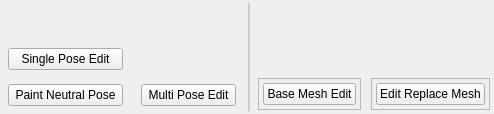
               <widget class="QFrame" name="pose_edit_mode_main_frame">
                <property name="frameShape">
                 <enum>QFrame::NoFrame</enum>
                </property>
                <property name="frameShadow">
                 <enum>QFrame::Raised</enum>
                </property>
                <layout class="QHBoxLayout" name="horizontalLayout_11">
                 <property name="leftMargin">
                  <number>2</number>
                 </property>
                 <property name="topMargin">
                  <number>2</number>
                 </property>
                 <property name="rightMargin">
                  <number>2</number>
                 </property>
                 <property name="bottomMargin">
                  <number>2</number>
                 </property>
                 <item>
                  <widget class="QFrame" name="single_edit_frame">
                   <property name="frameShape">
                    <enum>QFrame::NoFrame</enum>
                   </property>
                   <property name="frameShadow">
                    <enum>QFrame::Raised</enum>
                   </property>
                   <layout class="QVBoxLayout" name="verticalLayout_19">
                    <property name="leftMargin">
                     <number>2</number>
                    </property>
                    <property name="topMargin">
                     <number>2</number>
                    </property>
                    <property name="rightMargin">
                     <number>2</number>
                    </property>
                    <property name="bottomMargin">
                     <number>2</number>
                    </property>
                    <item>
                     <spacer name="verticalSpacer_10">
                      <property name="orientation">
                       <enum>Qt::Vertical</enum>
                      </property>
                      <property name="sizeHint" stdset="0">
                       <size>
                        <width>20</width>
                        <height>40</height>
                       </size>
                      </property>
                     </spacer>
                    </item>
                    <item>
                     <widget class="QFrame" name="single_edit_color_frame">
                      <property name="frameShape">
                       <enum>QFrame::NoFrame</enum>
                      </property>
                      <property name="frameShadow">
                       <enum>QFrame::Raised</enum>
                      </property>
                      <layout class="QHBoxLayout" name="horizontalLayout_14">
                       <property name="leftMargin">
                        <number>4</number>
                       </property>
                       <property name="topMargin">
                        <number>4</number>
                       </property>
                       <property name="rightMargin">
                        <number>4</number>
                       </property>
                       <property name="bottomMargin">
                        <number>4</number>
                       </property>
                       <item>
                        <widget class="QPushButton" name="single_edit_pushButton">
                         <property name="sizePolicy">
                          <sizepolicy hsizetype="Minimum" vsizetype="Fixed">
                           <horstretch>0</horstretch>
                           <verstretch>0</verstretch>
                          </sizepolicy>
                         </property>
                         <property name="minimumSize">
                          <size>
                           <width>0</width>
                           <height>0</height>
                          </size>
                         </property>
                         <property name="toolTip">
                          <string>&lt;html&gt;&lt;head/&gt;&lt;body&gt;&lt;p&gt;Edit the selected pose.  Only one pose is updated.&lt;/p&gt;&lt;/body&gt;&lt;/html&gt;</string>
                         </property>
                         <property name="text">
                          <string> Single Pose Edit </string>
                         </property>
                         <property name="checkable">
                          <bool>false</bool>
                         </property>
                        </widget>
                       </item>
                      </layout>
                     </widget>
                    </item>
                    <item>
                     <widget class="QFrame" name="paint_neutral_frame">
                      <property name="frameShape">
                       <enum>QFrame::NoFrame</enum>
                      </property>
                      <property name="frameShadow">
                       <enum>QFrame::Raised</enum>
                      </property>
                      <layout class="QHBoxLayout" name="horizontalLayout_15">
                       <property name="leftMargin">
                        <number>4</number>
                       </property>
                       <property name="topMargin">
                        <number>4</number>
                       </property>
                       <property name="rightMargin">
                        <number>4</number>
                       </property>
                       <property name="bottomMargin">
                        <number>4</number>
                       </property>
                       <item>
                        <widget class="QPushButton" name="paint_neutral_pushButton">
                         <property name="sizePolicy">
                          <sizepolicy hsizetype="Minimum" vsizetype="Fixed">
                           <horstretch>0</horstretch>
                           <verstretch>0</verstretch>
                          </sizepolicy>
                         </property>
                         <property name="minimumSize">
                          <size>
                           <width>0</width>
                           <height>0</height>
                          </size>
                         </property>
                         <property name="text">
                          <string> Paint Neutral Pose </string>
                         </property>
                         <property name="checkable">
                          <bool>false</bool>
                         </property>
                        </widget>
                       </item>
                      </layout>
                     </widget>
                    </item>
                   </layout>
                  </widget>
                 </item>
                 <item>
                  <widget class="QFrame" name="multi_edit_frame">
                   <property name="frameShape">
                    <enum>QFrame::NoFrame</enum>
                   </property>
                   <property name="frameShadow">
                    <enum>QFrame::Raised</enum>
                   </property>
                   <layout class="QVBoxLayout" name="verticalLayout_20">
                    <property name="leftMargin">
                     <number>2</number>
                    </property>
                    <property name="topMargin">
                     <number>2</number>
                    </property>
                    <property name="rightMargin">
                     <number>2</number>
                    </property>
                    <property name="bottomMargin">
                     <number>2</number>
                    </property>
                    <item>
                     <spacer name="verticalSpacer_9">
                      <property name="orientation">
                       <enum>Qt::Vertical</enum>
                      </property>
                      <property name="sizeHint" stdset="0">
                       <size>
                        <width>20</width>
                        <height>40</height>
                       </size>
                      </property>
                     </spacer>
                    </item>
                    <item>
                     <widget class="QFrame" name="multi_pose_edit_frame">
                      <property name="frameShape">
                       <enum>QFrame::NoFrame</enum>
                      </property>
                      <property name="frameShadow">
                       <enum>QFrame::Raised</enum>
                      </property>
                      <layout class="QHBoxLayout" name="horizontalLayout_16">
                       <property name="leftMargin">
                        <number>4</number>
                       </property>
                       <property name="topMargin">
                        <number>4</number>
                       </property>
                       <property name="rightMargin">
                        <number>4</number>
                       </property>
                       <property name="bottomMargin">
                        <number>4</number>
                       </property>
                       <item>
                        <widget class="QPushButton" name="multi_pose_edit_pushButton">
                         <property name="sizePolicy">
                          <sizepolicy hsizetype="Minimum" vsizetype="Fixed">
                           <horstretch>0</horstretch>
                           <verstretch>0</verstretch>
                          </sizepolicy>
                         </property>
                         <property name="minimumSize">
                          <size>
                           <width>0</width>
                           <height>0</height>
                          </size>
                         </property>
                         <property name="toolTip">
                          <string>&lt;html&gt;&lt;head/&gt;&lt;body&gt;&lt;p&gt;Edit a mesh with muliple poses, but one the selected pose get exported.&lt;/p&gt;&lt;/body&gt;&lt;/html&gt;</string>
                         </property>
                         <property name="text">
                          <string> Multi Pose Edit </string>
                         </property>
                         <property name="checkable">
                          <bool>false</bool>
                         </property>
                        </widget>
                       </item>
                      </layout>
                     </widget>
                    </item>
                   </layout>
                  </widget>
                 </item>
                 <item>
                  <widget class="QPushButton" name="edit_divider_pushButton_2">
                   <property name="enabled">
                    <bool>false</bool>
                   </property>
                   <property name="sizePolicy">
                    <sizepolicy hsizetype="Fixed" vsizetype="Expanding">
                     <horstretch>0</horstretch>
                     <verstretch>0</verstretch>
                    </sizepolicy>
                   </property>
                   <property name="minimumSize">
                    <size>
                     <width>2</width>
                     <height>0</height>
                    </size>
                   </property>
                   <property name="maximumSize">
                    <size>
                     <width>2</width>
                     <height>16777215</height>
                    </size>
                   </property>
                   <property name="text">
                    <string/>
                   </property>
                  </widget>
                 </item>
                 <item>
                  <widget class="QFrame" name="base_edit_frame">
                   <property name="frameShape">
                    <enum>QFrame::NoFrame</enum>
                   </property>
                   <property name="frameShadow">
                    <enum>QFrame::Raised</enum>
                   </property>
                   <layout class="QVBoxLayout" name="verticalLayout_22">
                    <property name="leftMargin">
                     <number>2</number>
                    </property>
                    <property name="topMargin">
                     <number>2</number>
                    </property>
                    <property name="rightMargin">
                     <number>2</number>
                    </property>
                    <property name="bottomMargin">
                     <number>2</number>
                    </property>
                    <item>
                     <spacer name="verticalSpacer_11">
                      <property name="orientation">
                       <enum>Qt::Vertical</enum>
                      </property>
                      <property name="sizeHint" stdset="0">
                       <size>
                        <width>20</width>
                        <height>40</height>
                       </size>
                      </property>
                     </spacer>
                    </item>
                    <item>
                     <widget class="QFrame" name="base_color_edit_frame">
                      <property name="frameShape">
                       <enum>QFrame::StyledPanel</enum>
                      </property>
                      <property name="frameShadow">
                       <enum>QFrame::Raised</enum>
                      </property>
                      <layout class="QHBoxLayout" name="horizontalLayout_10">
                       <property name="leftMargin">
                        <number>4</number>
                       </property>
                       <property name="topMargin">
                        <number>4</number>
                       </property>
                       <property name="rightMargin">
                        <number>4</number>
                       </property>
                       <property name="bottomMargin">
                        <number>4</number>
                       </property>
                       <item>
                        <widget class="QPushButton" name="base_edit_pushButton">
                         <property name="sizePolicy">
                          <sizepolicy hsizetype="Minimum" vsizetype="Fixed">
                           <horstretch>0</horstretch>
                           <verstretch>0</verstretch>
                          </sizepolicy>
                         </property>
                         <property name="toolTip">
                          <string>&lt;html&gt;&lt;head/&gt;&lt;body&gt;&lt;p&gt;Edit the main base mesh.  All associated blend shapes will be updated when the tool is exited.&lt;/p&gt;&lt;/body&gt;&lt;/html&gt;</string>
                         </property>
                         <property name="text">
                          <string>Base Mesh Edit</string>
                         </property>
                        </widget>
                       </item>
                      </layout>
                     </widget>
                    </item>
                   </layout>
                  </widget>
                 </item>
                 <item>
                  <widget class="QFrame" name="edit_replace_frame">
                   <property name="frameShape">
                    <enum>QFrame::NoFrame</enum>
                   </property>
                   <property name="frameShadow">
                    <enum>QFrame::Raised</enum>
                   </property>
                   <layout class="QVBoxLayout" name="verticalLayout_21">
                    <property name="leftMargin">
                     <number>2</number>
                    </property>
                    <property name="topMargin">
                     <number>2</number>
                    </property>
                    <property name="rightMargin">
                     <number>2</number>
                    </property>
                    <property name="bottomMargin">
                     <number>2</number>
                    </property>
                    <item>
                     <spacer name="verticalSpacer_12">
                      <property name="orientation">
                       <enum>Qt::Vertical</enum>
                      </property>
                      <property name="sizeHint" stdset="0">
                       <size>
                        <width>20</width>
                        <height>40</height>
                       </size>
                      </property>
                     </spacer>
                    </item>
                    <item>
                     <widget class="QFrame" name="edit_replace_color_frame">
                      <property name="frameShape">
                       <enum>QFrame::StyledPanel</enum>
                      </property>
                      <property name="frameShadow">
                       <enum>QFrame::Raised</enum>
                      </property>
                      <layout class="QHBoxLayout" name="horizontalLayout_13">
                       <property name="leftMargin">
                        <number>4</number>
                       </property>
                       <property name="topMargin">
                        <number>4</number>
                       </property>
                       <property name="rightMargin">
                        <number>4</number>
                       </property>
                       <property name="bottomMargin">
                        <number>4</number>
                       </property>
                       <item>
                        <widget class="QPushButton" name="edit_replace_pushButton">
                         <property name="toolTip">
                          <string>&lt;html&gt;&lt;head/&gt;&lt;body&gt;&lt;p&gt;Replaces a main base mesh with another mesh with the same topology.&lt;/p&gt;&lt;/body&gt;&lt;/html&gt;</string>
                         </property>
                         <property name="text">
                          <string>Edit Replace Mesh</string>
                         </property>
                        </widget>
                       </item>
                      </layout>
                     </widget>
                    </item>
                   </layout>
                  </widget>
                 </item>
                </layout>
               </widget>
